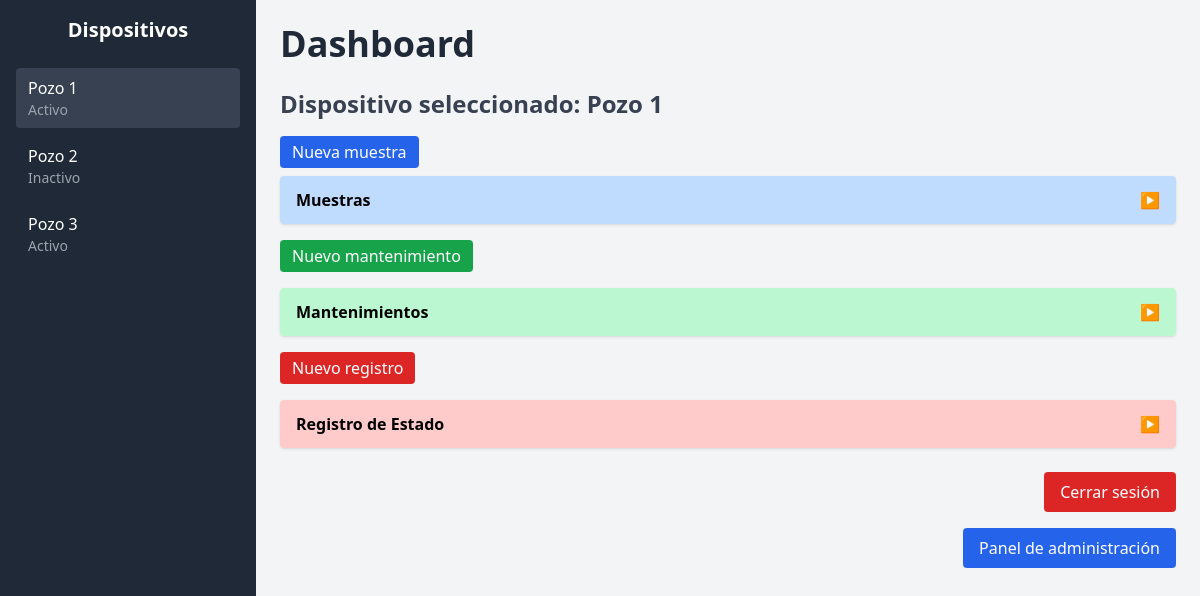
The app's page /dashboard/?dispositivo=3 (signed in) with its own data.
### AppTomamuestras/models.py (models this page shows, shortened)
class Dispositivo(models.Model):
    nombre = models.CharField(max_length=100)
    ubicacion = models.CharField(max_length=100, blank=True, null=True)
    modelo = models.CharField(max_length=50, blank=True, null=True)
    numero_serie = models.CharField(max_length=50, blank=True, null=True)
    fecha_instalacion = models.DateField(blank=True, null=True)
    estado = models.CharField(max_length=20, blank=True, null=True)
    usuarios = models.ManyToManyField(User, related_name="dispositivos_asignados", blank=True)

### AppTomamuestras/views.py (the view)
# urls.py: path('dashboard/', views.dashboard, name='dashboard'),
@cache_control(no_cache=True, must_revalidate=True, no_store=True)
@login_required
def dashboard(request):
    if request.user.is_superuser:
        dispositivos = Dispositivo.objects.all()
    else:
        dispositivos = request.user.dispositivos_asignados.all()
    dispositivo_id = request.GET.get('dispositivo')
    dispositivo = dispositivos.filter(id=dispositivo_id).first() if dispositivo_id else None
    if dispositivo:
        muestras = Muestra.objects.filter(dispositivo=dispositivo)
        mantenimientos = Mantenimiento.objects.filter(dispositivo=dispositivo)
        registros = RegistroEstado.objects.filter(dispositivo=dispositivo)
    else:
        muestras = Muestra.objects.filter(dispositivo__in=dispositivos)
        mantenimientos = Mantenimiento.objects.filter(dispositivo__in=dispositivos)
        registros = RegistroEstado.objects.filter(dispositivo__in=dispositivos)
    activos_count = dispositivos.filter(estado="Activo").count()
    context = {
        'dispositivo': dispositivo,
        'dispositivos': dispositivos,
        'muestras': muestras,
        'mantenimientos': mantenimientos,
        'registros': registros,
        'activos_count': activos_count,
    }
    return render(request, 'dashboard.html', context)

### AppTomamuestras/templates/dashboard.html (shortened to what this page needs)
<!DOCTYPE html>
<html lang="es">
<head>
    <script src="https://cdn.tailwindcss.com"></script>
</head>
<body class="bg-gray-100 font-sans flex min-h-screen">
<aside class="w-64 bg-gray-800 text-white flex-shrink-0 p-4">
    <h2 class="text-xl font-bold mb-6 text-center">Dispositivos</h2>
    <ul class="space-y-2">
        {% for d in dispositivos %}
            <li>
                <a href="?dispositivo={{ d.id }}"
                   class="block px-3 py-2 rounded hover:bg-gray-700 {% if dispositivo and d.id == dispositivo.id %}bg-gray-700{% endif %}">
                    {{ d.nombre }}
                    <span class="block text-sm text-gray-400">{{ d.estado }}</span>
                </a>
            </li>
        {% endfor %}
    </ul>
</aside>
<main class="flex-1 p-6">
<a href="{% url 'deseleccionar_dispositivo' %}"><h1 class="text-4xl font-extrabold mb-6 text-gray-800">Dashboard</h1></a>
{% if dispositivo %}
<h2 class="text-2xl font-bold mb-4 text-gray-700">Dispositivo seleccionado: {{ dispositivo.nombre }}</h2>
<a href="{% url 'crear_muestra' dispositivo.id %}"
    class="mb-2 inline-block bg-blue-600 text-white px-3 py-1 rounded hover:bg-green-700">
   Nueva muestra
    </a>
<div class="space-y-4">
    <div class="bg-white shadow rounded overflow-hidden">
        <button class="w-full flex justify-between items-center px-4 py-3 font-bold bg-blue-200 hover:bg-blue-300"
                onclick="toggleTab('muestras', 'arrow-muestras')">
            Muestras
            <span id="arrow-muestras" class="transition-transform duration-300 transform">&#9654;</span>
        </button>
    </div>
    <a href="{% url 'crear_mantenimiento' dispositivo.id %}"
    class="mb-2 inline-block bg-green-600 text-white px-3 py-1 rounded hover:bg-green-700">
   Nuevo mantenimiento
    </a>
    <div class="bg-white shadow rounded overflow-hidden">
        <button class="w-full flex justify-between items-center px-4 py-3 font-bold bg-green-200 hover:bg-green-300"
                onclick="toggleTab('mantenimientos', 'arrow-mantenimientos')">
            Mantenimientos
            <span id="arrow-mantenimientos" class="transition-transform duration-300 transform">&#9654;</span>
        </button>
    </div>
    <a href="{% url 'crear_registro' dispositivo.id %}"
   class="mb-2 inline-block bg-red-600 text-white px-3 py-1 rounded hover:bg-red-700">
   Nuevo registro
    </a>
    <div class="bg-white shadow rounded overflow-hidden">
        <button class="w-full flex justify-between items-center px-4 py-3 font-bold bg-red-200 hover:bg-red-300"
                onclick="toggleTab('registros', 'arrow-registros')">
            Registro de Estado
            <span id="arrow-registros" class="transition-transform duration-300 transform">&#9654;</span>
        </button>
    </div>
</div>
{% endif %}
<footer class="mt-6 text-center text-gray-500">
<div class="flex justify-end mb-4">
    <form method="POST" action="{% url 'logout' %}">
        <button type="submit"
            class="bg-red-600 text-white px-4 py-2 rounded hover:bg-red-700 transition">
            Cerrar sesión
        </button>
    </form>
</div>
{% if user.is_superuser %}
<div class="flex justify-end mt-2">
    <a href="/admin/" target="_blank"
       class="bg-blue-600 text-white px-4 py-2 rounded hover:bg-blue-700 transition">
        Panel de administración
    </a>
</div>
{% endif %}
</footer>
</main>
</body>
</html>

### records on screen
Dispositivo: nombre "Pozo 1", estado "Activo"
Dispositivo: nombre "Pozo 2", estado "Inactivo"
Dispositivo: nombre "Pozo 3", estado "Activo"
